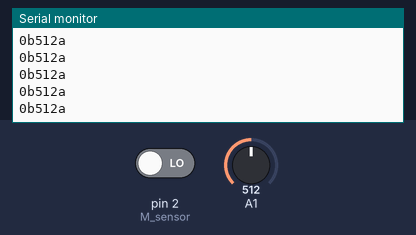
Recording of a sketch running on a simulated Arduino Uno, built with avr-gcc and run on an emulated ATmega328P. Parts: the last lines printed to the serial monitor. Inputs (shaded band) come from the test bench; at power-on: A1 = 512, pin 2 (M_sensor) LOW.

Above: at 1.2 s.
1.3 s: A1 set to 716
At 1.31 s:
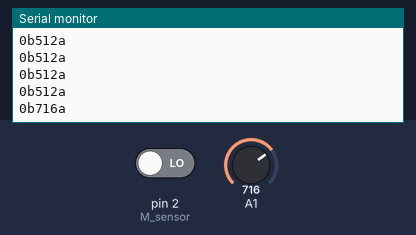
4.3 s: pin 2 (M_sensor) driven HIGH
At 4.33 s:
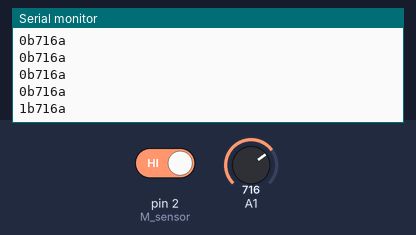
5.8 s: A1 set to 900
At 5.83 s:
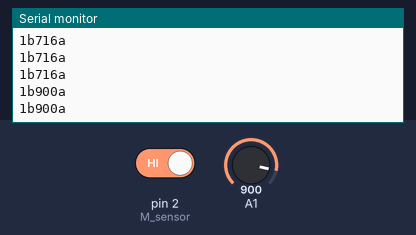
Timing chart, 0 to 8.8 s (numbered marks = the images above; inputs shaded):
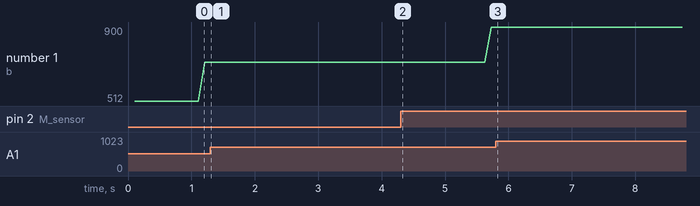

The sketch:

M_RAM1.ino
```cpp
int M_sensor = 2;            // the pin that the sensor is atteched to
int val = 0;                 // variable to store the sensor status (value)
int counter = 0;
void setup()
{
  pinMode(M_sensor, INPUT);   // initialize sensor as an input
  Serial.begin(9600);         // initialize serial
}
void loop()
{
  int light, motion;
  delay(100);
  light = analogRead(1);      //connect light sensor to Analog 0
  Serial.print(light);        //print the value to serial
  Serial.print("a");          //print "a" to indicate that is light sensor value

  motion = digitalRead(M_sensor);   // read sensor value
  Serial.print("\n");

  if (motion == 1) {          // check if the sensor is HIGH
    counter = 10*5;           // reset counter
    Serial.print(1);          // send 1 to SC
    Serial.print("b");        //print "b" to indicate that is motion sensor value
  }
  else if (counter > 0){      // if counter > 0 countinue sending 1 to SC
    Serial.print(1);
    Serial.print("b");
    counter = counter - 1;
  }
  else {                      // else there has been no motion in the defined period of recent time
    Serial.print(0);          //so send SC 0
    Serial.print("b");
  }
}
```

Measured:
- after the input at 4.3 s, the serial monitor: prints a new line at once (image 2)
- after the input at 5.8 s, the serial monitor: prints a new line at once (image 3)
- plotted number 1: 716 → 900 after the input at 4.3 s
